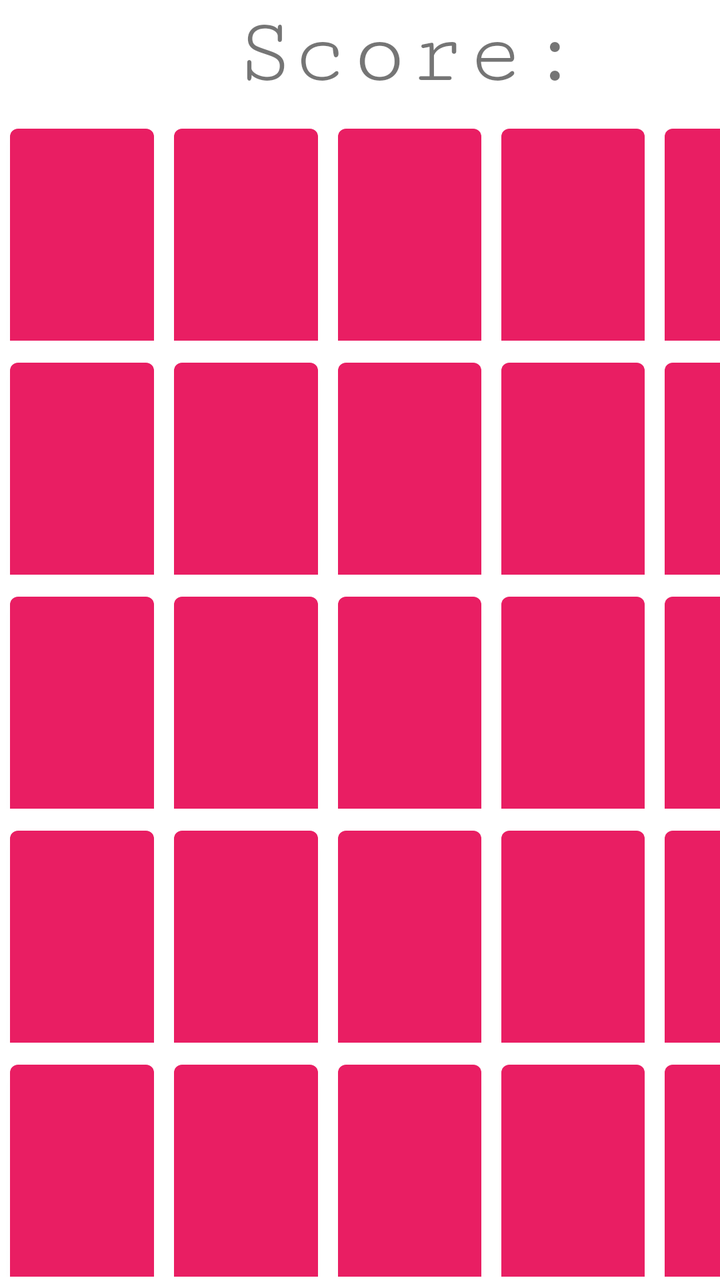
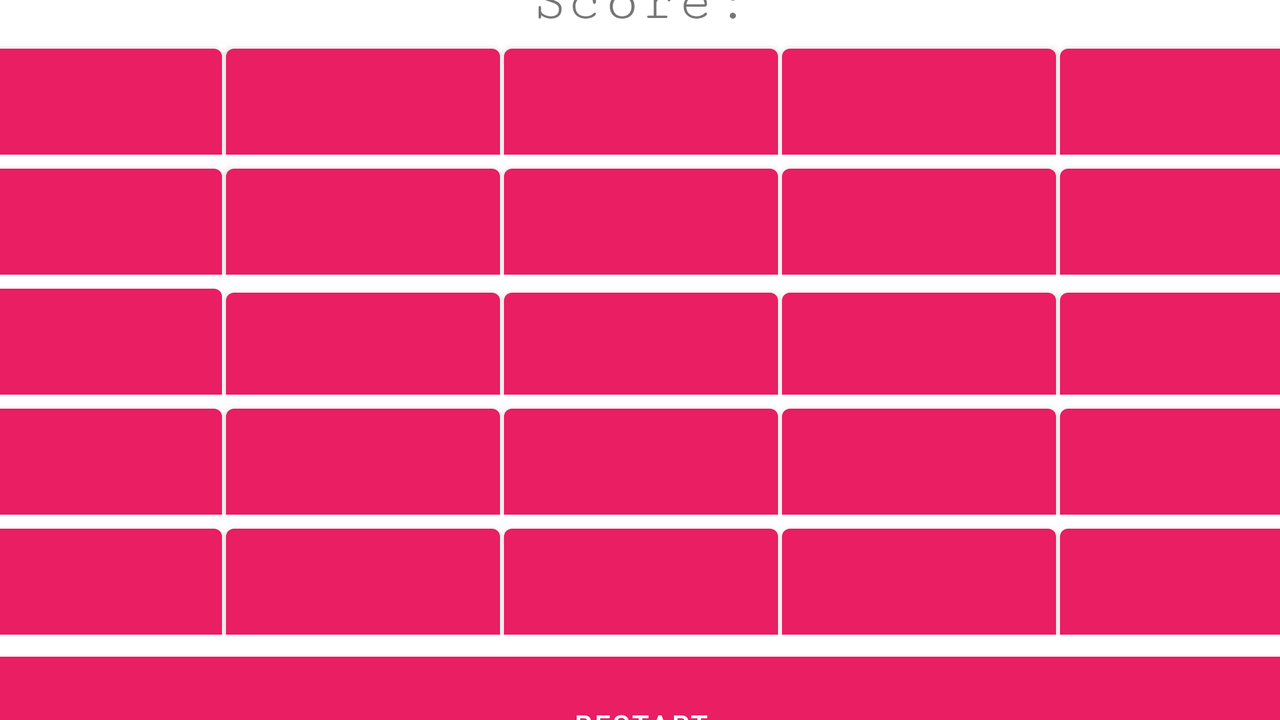

Two renders of one Android screen. The first uses the default layout on a phone; the second uses the alternative layout the repository ships for a different screen configuration, on a matching device. The two XML files are below.
<!-- AndroidManifest.xml: application theme Theme.AndroidProjectCollection -->
<!-- res/layout/activity_match3.xml -->
<?xml version="1.0" encoding="utf-8"?>
<androidx.constraintlayout.widget.ConstraintLayout xmlns:android="http://schemas.android.com/apk/res/android"
    xmlns:app="http://schemas.android.com/apk/res-auto"
    xmlns:tools="http://schemas.android.com/tools"
    android:layout_width="match_parent"
    android:layout_height="match_parent"
    tools:context=".match3">

    <LinearLayout
        android:layout_width="409dp"
        android:layout_height="729dp"
        android:orientation="vertical"
        app:layout_constraintTop_toTopOf="parent"
        tools:ignore="MissingConstraints"
        tools:layout_editor_absoluteX="1dp">

        <LinearLayout
            android:layout_width="match_parent"
            android:layout_height="wrap_content"
            android:orientation="horizontal">

            <TextView
                android:id="@+id/scoreTeller"
                android:layout_width="0dp"
                android:layout_height="wrap_content"
                android:layout_weight="1"
                android:fontFamily="serif-monospace"
                android:foregroundTint="#000000"
                android:text="Score:"
                android:textAlignment="center"
                android:textSize="48sp" />
        </LinearLayout>

        <LinearLayout
            android:layout_width="match_parent"
            android:layout_height="117dp"
            android:foregroundTint="#090808"
            android:orientation="horizontal">

            <Button
                android:id="@+id/btn00"
                android:layout_width="100dp"
                android:layout_height="250dp"
                android:layout_margin="5dp"
                android:layout_weight="1"
                android:text=""
                tools:ignore="SpeakableTextPresentCheck" />

            <Button
                android:id="@+id/btn01"
                android:layout_width="100dp"
                android:layout_height="250dp"
                android:layout_margin="5dp"
                android:layout_weight="1"
                android:text=""
                tools:ignore="SpeakableTextPresentCheck" />

            <Button
                android:id="@+id/btn02"
                android:layout_width="100dp"
                android:layout_height="250dp"
                android:layout_margin="5dp"
                android:layout_weight="1"
                android:text=""
                tools:ignore="SpeakableTextPresentCheck" />

            <Button
                android:id="@+id/btn03"
                android:layout_width="100dp"
                android:layout_height="250dp"
                android:layout_margin="5dp"
                android:layout_weight="1"
                android:text=""
                tools:ignore="SpeakableTextPresentCheck" />

            <Button
                android:id="@+id/btn04"
                android:layout_width="100dp"
                android:layout_height="250dp"
                android:layout_margin="5dp"
                android:layout_weight="1"
                android:text=""
                tools:ignore="SpeakableTextPresentCheck" />
        </LinearLayout>

        <LinearLayout
            android:layout_width="match_parent"
            android:layout_height="117dp"
            android:orientation="horizontal">

            <Button
                android:id="@+id/btn10"
                android:layout_width="100dp"
                android:layout_height="250dp"
                android:layout_margin="5dp"
                android:layout_weight="1"
                android:text=""
                tools:ignore="SpeakableTextPresentCheck" />

            <Button
                android:id="@+id/btn11"
                android:layout_width="100dp"
                android:layout_height="250dp"
                android:layout_margin="5dp"
                android:layout_weight="1"
                android:text=""
                tools:ignore="SpeakableTextPresentCheck" />

            <Button
                android:id="@+id/btn12"
                android:layout_width="100dp"
                android:layout_height="250dp"
                android:layout_margin="5dp"
                android:layout_weight="1"
                android:text=""
                tools:ignore="SpeakableTextPresentCheck" />

            <Button
                android:id="@+id/btn13"
                android:layout_width="100dp"
                android:layout_height="250dp"
                android:layout_margin="5dp"
                android:layout_weight="1"
                android:text=""
                tools:ignore="SpeakableTextPresentCheck" />

            <Button
                android:id="@+id/btn14"
                android:layout_width="100dp"
                android:layout_height="250dp"
                android:layout_margin="5dp"
                android:layout_weight="1"
                android:text=""
                tools:ignore="SpeakableTextPresentCheck" />
        </LinearLayout>

        <LinearLayout
            android:layout_width="match_parent"
            android:layout_height="117dp"
            android:orientation="horizontal">

            <Button
                android:id="@+id/btn20"
                android:layout_width="100dp"
                android:layout_height="250dp"
                android:layout_margin="5dp"
                android:layout_weight="1"
                android:text=""
                tools:ignore="SpeakableTextPresentCheck" />

            <Button
                android:id="@+id/btn21"
                android:layout_width="100dp"
                android:layout_height="250dp"
                android:layout_margin="5dp"
                android:layout_weight="1"
                android:text=""
                tools:ignore="SpeakableTextPresentCheck" />

            <Button
                android:id="@+id/btn22"
                android:layout_width="100dp"
                android:layout_height="250dp"
                android:layout_margin="5dp"
                android:layout_weight="1"
                android:text=""
                tools:ignore="SpeakableTextPresentCheck" />

            <Button
                android:id="@+id/btn23"
                android:layout_width="100dp"
                android:layout_height="250dp"
                android:layout_margin="5dp"
                android:layout_weight="1"
                android:text=""
                tools:ignore="SpeakableTextPresentCheck" />

            <Button
                android:id="@+id/btn24"
                android:layout_width="100dp"
                android:layout_height="250dp"
                android:layout_margin="5dp"
                android:layout_weight="1"
                android:text=""
                tools:ignore="SpeakableTextPresentCheck" />
        </LinearLayout>

        <LinearLayout
            android:layout_width="match_parent"
            android:layout_height="117dp"
            android:orientation="horizontal">

            <Button
                android:id="@+id/btn30"
                android:layout_width="100dp"
                android:layout_height="250dp"
                android:layout_margin="5dp"
                android:layout_weight="1"
                android:text=""
                tools:ignore="SpeakableTextPresentCheck" />

            <Button
                android:id="@+id/btn31"
                android:layout_width="100dp"
                android:layout_height="250dp"
                android:layout_margin="5dp"
                android:layout_weight="1"
                android:text=""
                tools:ignore="SpeakableTextPresentCheck" />

            <Button
                android:id="@+id/btn32"
                android:layout_width="100dp"
                android:layout_height="250dp"
                android:layout_margin="5dp"
                android:layout_weight="1"
                android:text=""
                tools:ignore="SpeakableTextPresentCheck" />

            <Button
                android:id="@+id/btn33"
                android:layout_width="100dp"
                android:layout_height="250dp"
                android:layout_margin="5dp"
                android:layout_weight="1"
                android:text=""
                tools:ignore="SpeakableTextPresentCheck" />

            <Button
                android:id="@+id/btn34"
                android:layout_width="100dp"
                android:layout_height="250dp"
                android:layout_margin="5dp"
                android:layout_weight="1"
                android:text=""
                tools:ignore="SpeakableTextPresentCheck" />
        </LinearLayout>

        <LinearLayout
            android:layout_width="match_parent"
            android:layout_height="117dp"
            android:orientation="horizontal">

            <Button
                android:id="@+id/btn40"
                android:layout_width="100dp"
                android:layout_height="250dp"
                android:layout_margin="5dp"
                android:layout_weight="1"
                android:text=""
                tools:ignore="SpeakableTextPresentCheck" />

            <Button
                android:id="@+id/btn41"
                android:layout_width="100dp"
                android:layout_height="250dp"
                android:layout_margin="5dp"
                android:layout_weight="1"
                android:text=""
                tools:ignore="SpeakableTextPresentCheck" />

            <Button
                android:id="@+id/btn42"
                android:layout_width="100dp"
                android:layout_height="250dp"
                android:layout_margin="5dp"
                android:layout_weight="1"
                android:text=""
                tools:ignore="SpeakableTextPresentCheck" />

            <Button
                android:id="@+id/btn43"
                android:layout_width="100dp"
                android:layout_height="250dp"
                android:layout_margin="5dp"
                android:layout_weight="1"
                android:text=""
                tools:ignore="SpeakableTextPresentCheck" />

            <Button
                android:id="@+id/btn44"
                android:layout_width="100dp"
                android:layout_height="250dp"
                android:layout_margin="5dp"
                android:layout_weight="1"
                android:text=""
                tools:ignore="SpeakableTextPresentCheck" />
        </LinearLayout>

        <LinearLayout
            android:layout_width="match_parent"
            android:layout_height="wrap_content"
            android:orientation="horizontal"></LinearLayout>

        <LinearLayout
            android:layout_width="match_parent"
            android:layout_height="80dp"
            android:orientation="horizontal">

            <Button
                android:id="@+id/btn45"
                android:layout_width="wrap_content"
                android:layout_height="50dp"
                android:layout_margin="20dp"
                android:layout_weight="1"
                android:shadowRadius="12"
                android:text="Restart"
                android:textColor="#000000" />
        </LinearLayout>
    </LinearLayout>
</androidx.constraintlayout.widget.ConstraintLayout>
<!-- resources referenced by this layout -->
<resources>
  <style name="Theme.AndroidProjectCollection" parent="Theme.MaterialComponents.DayNight">
          
          <item name="colorPrimary">#E91E63</item>
          <item name="colorPrimaryVariant">#F14780</item>
          <item name="colorOnPrimary">@color/white</item>
          
          <item name="colorSecondary">@color/teal_200</item>
          <item name="colorSecondaryVariant">@color/teal_700</item>
          <item name="colorOnSecondary">@color/black</item>
          
          <item name="android:statusBarColor">?attr/colorPrimaryVariant</item>
          
      </style>
</resources>
<!-- res/layout-land/activity_match3.xml (the repository's variant of the layout above) -->
<!-- drawn on the phone turned sideways -->
<?xml version="1.0" encoding="utf-8"?>
<androidx.constraintlayout.widget.ConstraintLayout xmlns:android="http://schemas.android.com/apk/res/android"
    xmlns:app="http://schemas.android.com/apk/res-auto"
    xmlns:tools="http://schemas.android.com/tools"
    android:layout_width="match_parent"
    android:layout_height="match_parent"
    tools:context=".match3">

    <LinearLayout
        android:layout_width="735dp"
        android:layout_height="733dp"
        android:layout_marginTop="300dp"
        android:orientation="vertical"
        android:padding="20dp"
        android:paddingRight="20dp"
        android:weightSum="1"
        app:layout_constraintBottom_toBottomOf="parent"
        app:layout_constraintEnd_toEndOf="parent"
        app:layout_constraintStart_toStartOf="parent"
        app:layout_constraintTop_toTopOf="parent">

        <LinearLayout
            android:layout_width="match_parent"
            android:layout_height="wrap_content"
            android:orientation="horizontal">

            <TextView
                android:id="@+id/scoreTeller"
                android:layout_width="wrap_content"
                android:layout_height="wrap_content"
                android:layout_weight="1"
                android:fontFamily="serif-monospace"
                android:text="Score:"
                android:textAlignment="center"
                android:textSize="30sp" />
        </LinearLayout>

        <LinearLayout
            android:layout_width="match_parent"
            android:layout_height="60dp"
            android:orientation="horizontal">

            <Button
                android:id="@+id/btn00"
                android:layout_width="100dp"
                android:layout_height="100dp"
                android:layout_margin="1dp"
                android:layout_weight="1"
                android:text="" />

            <Button
                android:id="@+id/btn01"
                android:layout_width="100dp"
                android:layout_height="100dp"
                android:layout_margin="1dp"
                android:layout_weight="1"
                android:text="" />

            <Button
                android:id="@+id/btn02"
                android:layout_width="100dp"
                android:layout_height="100dp"
                android:layout_margin="1dp"
                android:layout_weight="1"
                android:text="" />

            <Button
                android:id="@+id/btn03"
                android:layout_width="100dp"
                android:layout_height="100dp"
                android:layout_margin="1dp"
                android:layout_weight="1"
                android:text="" />

            <Button
                android:id="@+id/btn04"
                android:layout_width="100dp"
                android:layout_height="100dp"
                android:layout_margin="1dp"
                android:layout_weight="1"
                android:text="" />
        </LinearLayout>

        <LinearLayout
            android:layout_width="match_parent"
            android:layout_height="60dp"
            android:orientation="horizontal">

            <Button
                android:id="@+id/btn10"
                android:layout_width="100dp"
                android:layout_height="100dp"
                android:layout_margin="1dp"
                android:layout_weight="1"
                android:text="" />

            <Button
                android:id="@+id/btn11"
                android:layout_width="100dp"
                android:layout_height="100dp"
                android:layout_margin="1dp"
                android:layout_weight="1"
                android:text="" />

            <Button
                android:id="@+id/btn12"
                android:layout_width="100dp"
                android:layout_height="100dp"
                android:layout_margin="1dp"
                android:layout_weight="1"
                android:text="" />

            <Button
                android:id="@+id/btn13"
                android:layout_width="100dp"
                android:layout_height="100dp"
                android:layout_margin="1dp"
                android:layout_weight="1"
                android:text="" />

            <Button
                android:id="@+id/btn14"
                android:layout_width="100dp"
                android:layout_height="100dp"
                android:layout_margin="1dp"
                android:layout_weight="1"
                android:text="" />
        </LinearLayout>

        <LinearLayout
            android:layout_width="match_parent"
            android:layout_height="60dp"
            android:orientation="horizontal">

            <Button
                android:id="@+id/btn20"
                android:layout_width="100dp"
                android:layout_height="104dp"
                android:layout_margin="1dp"
                android:layout_weight="1"
                android:text="" />

            <Button
                android:id="@+id/btn21"
                android:layout_width="100dp"
                android:layout_height="100dp"
                android:layout_margin="1dp"
                android:layout_weight="1"
                android:text="" />

            <Button
                android:id="@+id/btn22"
                android:layout_width="100dp"
                android:layout_height="100dp"
                android:layout_margin="1dp"
                android:layout_weight="1"
                android:text="" />

            <Button
                android:id="@+id/btn23"
                android:layout_width="100dp"
                android:layout_height="100dp"
                android:layout_margin="1dp"
                android:layout_weight="1"
                android:text="" />

            <Button
                android:id="@+id/btn24"
                android:layout_width="100dp"
                android:layout_height="100dp"
                android:layout_margin="1dp"
                android:layout_weight="1"
                android:text="" />
        </LinearLayout>

        <LinearLayout
            android:layout_width="match_parent"
            android:layout_height="60dp"
            android:orientation="horizontal">

            <Button
                android:id="@+id/btn30"
                android:layout_width="100dp"
                android:layout_height="100dp"
                android:layout_margin="1dp"
                android:layout_weight="1"
                android:text="" />

            <Button
                android:id="@+id/btn31"
                android:layout_width="100dp"
                android:layout_height="100dp"
                android:layout_margin="1dp"
                android:layout_weight="1"
                android:text="" />

            <Button
                android:id="@+id/btn32"
                android:layout_width="100dp"
                android:layout_height="100dp"
                android:layout_margin="1dp"
                android:layout_weight="1"
                android:text="" />

            <Button
                android:id="@+id/btn33"
                android:layout_width="100dp"
                android:layout_height="100dp"
                android:layout_margin="1dp"
                android:layout_weight="1"
                android:text="" />

            <Button
                android:id="@+id/btn34"
                android:layout_width="100dp"
                android:layout_height="100dp"
                android:layout_margin="1dp"
                android:layout_weight="1"
                android:text="" />
        </LinearLayout>

        <LinearLayout
            android:layout_width="match_parent"
            android:layout_height="60dp"
            android:orientation="horizontal">

            <Button
                android:id="@+id/btn40"
                android:layout_width="100dp"
                android:layout_height="100dp"
                android:layout_margin="1dp"
                android:layout_weight="1"
                android:text="" />

            <Button
                android:id="@+id/btn41"
                android:layout_width="100dp"
                android:layout_height="100dp"
                android:layout_margin="1dp"
                android:layout_weight="1"
                android:text="" />

            <Button
                android:id="@+id/btn42"
                android:layout_width="100dp"
                android:layout_height="100dp"
                android:layout_margin="1dp"
                android:layout_weight="1"
                android:text="" />

            <Button
                android:id="@+id/btn43"
                android:layout_width="100dp"
                android:layout_height="100dp"
                android:layout_margin="1dp"
                android:layout_weight="1"
                android:text="" />

            <Button
                android:id="@+id/btn44"
                android:layout_width="100dp"
                android:layout_height="100dp"
                android:layout_margin="1dp"
                android:layout_weight="1"
                android:text="" />
        </LinearLayout>

        <LinearLayout
            android:layout_width="match_parent"
            android:layout_height="0dp"
            android:orientation="horizontal"></LinearLayout>

        <LinearLayout
            android:layout_width="match_parent"
            android:layout_height="60dp"
            android:orientation="horizontal">

            <Button
                android:id="@+id/btn45"
                android:layout_width="wrap_content"
                android:layout_height="80dp"
                android:layout_margin="5dp"
                android:layout_weight="1"
                android:text="restart" />
        </LinearLayout>
    </LinearLayout>
</androidx.constraintlayout.widget.ConstraintLayout>
